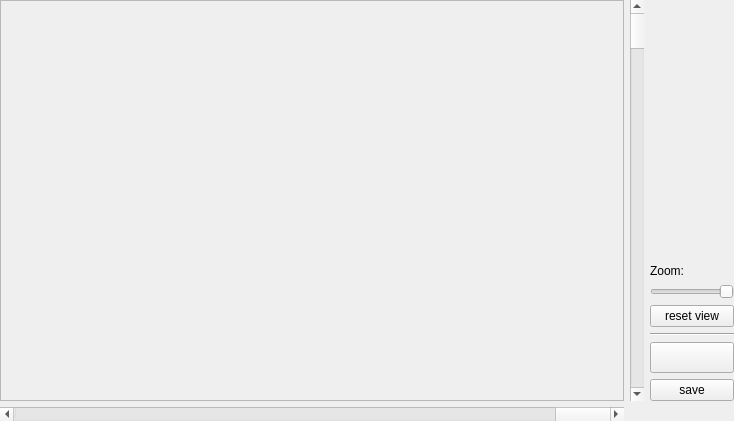
<?xml version="1.0" encoding="UTF-8"?>
<ui version="4.0">
 <class>PlotWidget</class>
 <widget class="QWidget" name="PlotWidget">
  <property name="geometry">
   <rect>
    <x>0</x>
    <y>0</y>
    <width>734</width>
    <height>421</height>
   </rect>
  </property>
  <property name="sizePolicy">
   <sizepolicy hsizetype="Ignored" vsizetype="Ignored">
    <horstretch>0</horstretch>
    <verstretch>0</verstretch>
   </sizepolicy>
  </property>
  <property name="windowTitle">
   <string>Form</string>
  </property>
  <property name="layoutDirection">
   <enum>Qt::RightToLeft</enum>
  </property>
  <property name="styleSheet">
   <string notr="true"/>
  </property>
  <layout class="QGridLayout" name="gridLayout">
   <property name="leftMargin">
    <number>0</number>
   </property>
   <property name="topMargin">
    <number>0</number>
   </property>
   <property name="rightMargin">
    <number>0</number>
   </property>
   <property name="bottomMargin">
    <number>0</number>
   </property>
   <item row="0" column="1">
    <widget class="QScrollBar" name="vScrollBar">
     <property name="orientation">
      <enum>Qt::Vertical</enum>
     </property>
    </widget>
   </item>
   <item row="0" column="2">
    <widget class="QScrollArea" name="contents">
     <property name="widgetResizable">
      <bool>true</bool>
     </property>
     <widget class="QWidget" name="scrollAreaWidgetContents">
      <property name="geometry">
       <rect>
        <x>0</x>
        <y>0</y>
        <width>617</width>
        <height>400</height>
       </rect>
      </property>
      <layout class="QHBoxLayout" name="horizontalLayout">
       <property name="leftMargin">
        <number>0</number>
       </property>
       <property name="topMargin">
        <number>0</number>
       </property>
       <property name="rightMargin">
        <number>0</number>
       </property>
       <property name="bottomMargin">
        <number>0</number>
       </property>
      </layout>
     </widget>
    </widget>
   </item>
   <item row="0" column="0">
    <widget class="QWidget" name="widget" native="true">
     <layout class="QVBoxLayout" name="verticalLayout_2">
      <property name="leftMargin">
       <number>0</number>
      </property>
      <property name="topMargin">
       <number>0</number>
      </property>
      <property name="rightMargin">
       <number>0</number>
      </property>
      <property name="bottomMargin">
       <number>0</number>
      </property>
      <item>
       <spacer name="verticalSpacer">
        <property name="orientation">
         <enum>Qt::Vertical</enum>
        </property>
        <property name="sizeHint" stdset="0">
         <size>
          <width>20</width>
          <height>40</height>
         </size>
        </property>
       </spacer>
      </item>
      <item>
       <widget class="QLabel" name="label">
        <property name="text">
         <string>Zoom:</string>
        </property>
       </widget>
      </item>
      <item>
       <widget class="QSlider" name="zoomSlider">
        <property name="sizePolicy">
         <sizepolicy hsizetype="Minimum" vsizetype="Fixed">
          <horstretch>0</horstretch>
          <verstretch>0</verstretch>
         </sizepolicy>
        </property>
        <property name="orientation">
         <enum>Qt::Horizontal</enum>
        </property>
       </widget>
      </item>
      <item>
       <widget class="QPushButton" name="resetViewButton">
        <property name="text">
         <string>reset view</string>
        </property>
       </widget>
      </item>
      <item>
       <widget class="Line" name="line">
        <property name="orientation">
         <enum>Qt::Horizontal</enum>
        </property>
       </widget>
      </item>
      <item>
       <widget class="QPushButton" name="moreButton">
        <property name="font">
         <font>
          <family>Bodoni 72 Oldstyle</family>
          <pointsize>12</pointsize>
          <underline>false</underline>
         </font>
        </property>
        <property name="toolTip">
         <string>more information ...</string>
        </property>
        <property name="text">
         <string/>
        </property>
        <property name="icon">
         <iconset resource="../resources.qrc">
          <normaloff>:/images/info.png</normaloff>:/images/info.png</iconset>
        </property>
        <property name="iconSize">
         <size>
          <width>12</width>
          <height>12</height>
         </size>
        </property>
       </widget>
      </item>
      <item>
       <widget class="QPushButton" name="saveButton">
        <property name="toolTip">
         <string>save plot as pdf file to disk</string>
        </property>
        <property name="text">
         <string>save</string>
        </property>
       </widget>
      </item>
     </layout>
    </widget>
   </item>
   <item row="1" column="2">
    <widget class="QScrollBar" name="hScrollBar">
     <property name="orientation">
      <enum>Qt::Horizontal</enum>
     </property>
    </widget>
   </item>
  </layout>
 </widget>
 <resources>
  <include location="../resources.qrc"/>
 </resources>
 <connections>
  <connection>
   <sender>moreButton</sender>
   <signal>clicked()</signal>
   <receiver>PlotWidget</receiver>
   <slot>showMore()</slot>
   <hints>
    <hint type="sourcelabel">
     <x>10</x>
     <y>10</y>
    </hint>
    <hint type="destinationlabel">
     <x>394</x>
     <y>146</y>
    </hint>
   </hints>
  </connection>
  <connection>
   <sender>saveButton</sender>
   <signal>clicked()</signal>
   <receiver>PlotWidget</receiver>
   <slot>savePlot()</slot>
   <hints>
    <hint type="sourcelabel">
     <x>746</x>
     <y>279</y>
    </hint>
    <hint type="destinationlabel">
     <x>394</x>
     <y>146</y>
    </hint>
   </hints>
  </connection>
  <connection>
   <sender>resetViewButton</sender>
   <signal>clicked()</signal>
   <receiver>PlotWidget</receiver>
   <slot>resetView()</slot>
   <hints>
    <hint type="sourcelabel">
     <x>688</x>
     <y>313</y>
    </hint>
    <hint type="destinationlabel">
     <x>366</x>
     <y>210</y>
    </hint>
   </hints>
  </connection>
 </connections>
 <slots>
  <slot>showMore()</slot>
  <slot>savePlot()</slot>
  <slot>resetView()</slot>
 </slots>
</ui>
